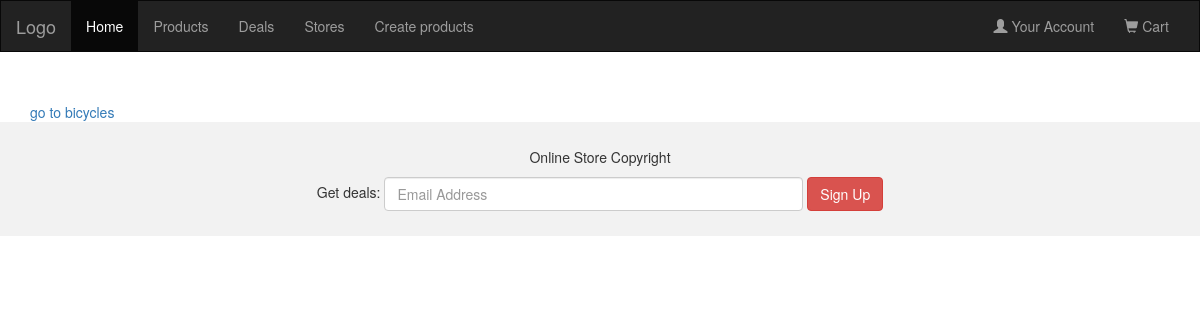
The app's page /products/, older data.
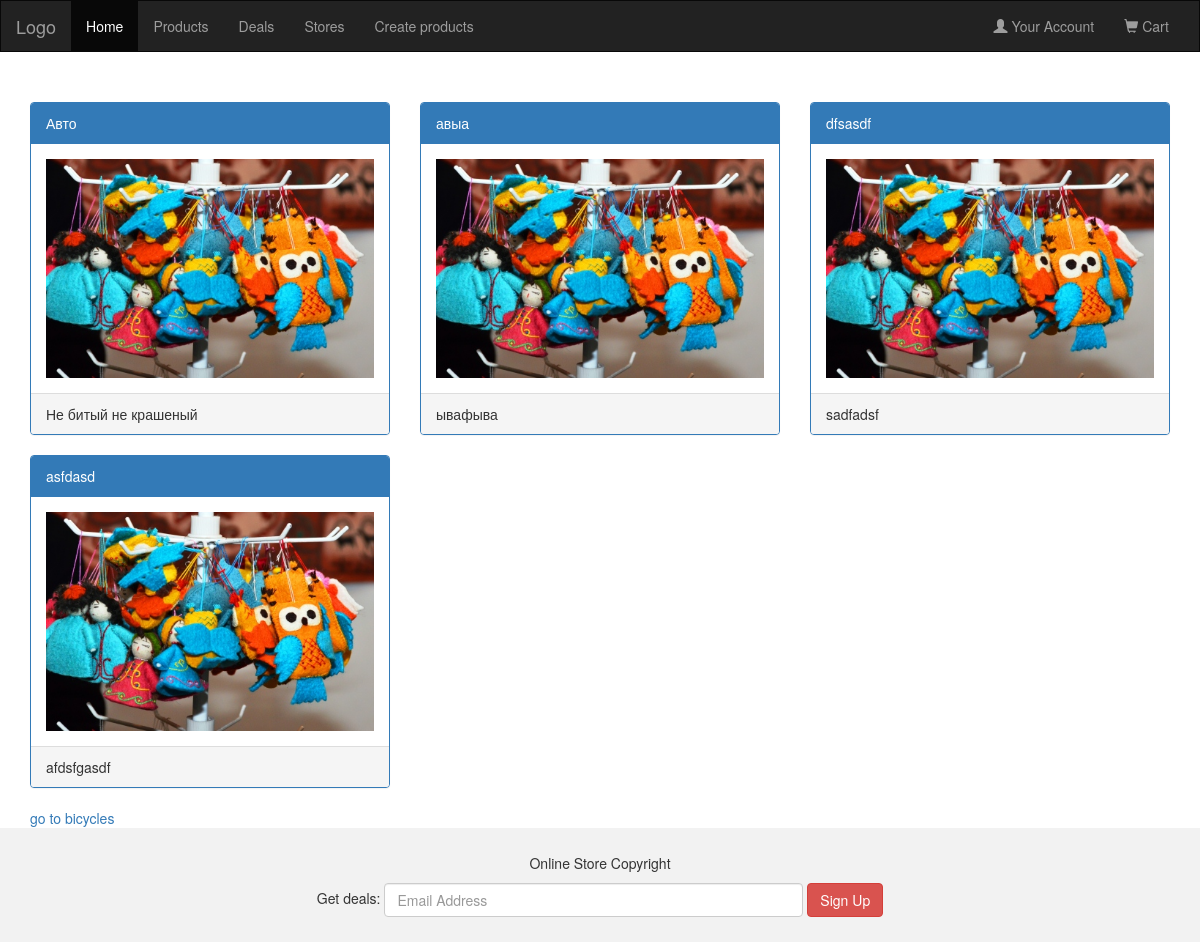
The same page, newer data.
### products/models.py (models this page shows, shortened)
class Products(models.Model):
    name = models.CharField(max_length=50, verbose_name='Имя')
    price = models.FloatField(verbose_name='Цена')
    img = models.ImageField(upload_to='products', null=True, blank=True)
    description = models.TextField(verbose_name='Описание')
    class Meta:
        verbose_name = 'Продукты'
        verbose_name_plural = 'Список продукт'

### products/views.py (the view)
# urls.py: path('', index, name='index'),
def index(request):
    datas = Products.objects.all()
    return render(request, 'pages/first_page.html', {'data': datas})

### templates/pages/first_page.html
{% extends 'main.html' %}
{% load static %}
{% block content %}
<div class="container">
  <div class="row">
      {% for i in data %}
    <div class="col-sm-4">
      <div class="panel panel-primary">
        <div class="panel-heading">{{ i.name }}</div>
          {% if i.img %}
            <div class="panel-body"><img src="{{ i.img.url }}" class="img-responsive" style="width:100%" alt="Image"></div>
           {% else %}
              <div class="panel-body"><img src="{% static 'img/jpg/1.JPG' %}" class="img-responsive" style="width:100%" alt="Image"></div>
          {% endif %}
        <div class="panel-footer">{{ i.description }}</div>
      </div>
    </div>
      {% endfor %}
  </div>
  <div class="links">
      <a href="{% url 'bicycle_page' %}">go to bicycles</a>
  </div>
</div>
{% endblock %}

Row changes from the older to the newer data that the page shows:
added Products: name "Авто", description "Не битый не крашеный"
added Products: name "авыа", description "ывафыва"
added Products: name "dfsasdf", description "sadfadsf"
added Products: name "asfdasd", description "afdsfgasdf"
